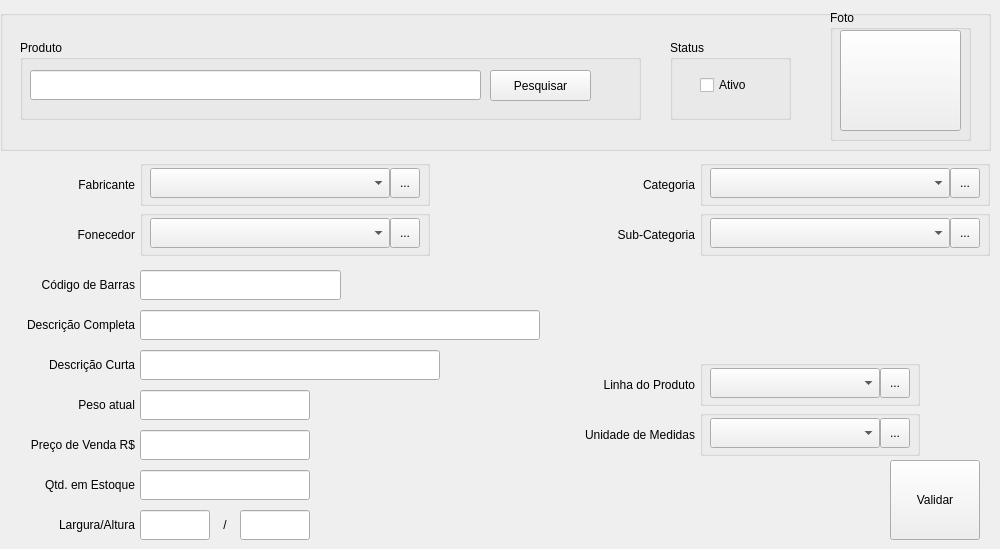
   <widget class="QWidget" name="DataOfProduct">
    <attribute name="title">
     <string>Dados do Produto</string>
    </attribute>
    <widget class="QGroupBox" name="GBSearchProduct">
     <property name="geometry">
      <rect>
       <x>0</x>
       <y>10</y>
       <width>991</width>
       <height>141</height>
      </rect>
     </property>
     <property name="title">
      <string/>
     </property>
     <widget class="QGroupBox" name="GBoxProduct">
      <property name="geometry">
       <rect>
        <x>20</x>
        <y>30</y>
        <width>621</width>
        <height>80</height>
       </rect>
      </property>
      <property name="title">
       <string>Produto</string>
      </property>
      <widget class="QLineEdit" name="LEditProduct">
       <property name="geometry">
        <rect>
         <x>10</x>
         <y>30</y>
         <width>451</width>
         <height>30</height>
        </rect>
       </property>
       <property name="toolTip">
        <string>Informar o Código do Produto para Pesquisar/Cadastrar...</string>
       </property>
       <property name="alignment">
        <set>Qt::AlignCenter</set>
       </property>
      </widget>
      <widget class="QToolButton" name="ToolButtonProductSearch">
       <property name="geometry">
        <rect>
         <x>470</x>
         <y>30</y>
         <width>101</width>
         <height>31</height>
        </rect>
       </property>
       <property name="text">
        <string>Pesquisar</string>
       </property>
      </widget>
     </widget>
     <widget class="QGroupBox" name="GBStatusProduct">
      <property name="geometry">
       <rect>
        <x>670</x>
        <y>30</y>
        <width>121</width>
        <height>80</height>
       </rect>
      </property>
      <property name="title">
       <string>Status</string>
      </property>
      <widget class="QCheckBox" name="CKBoxStatusProduct">
       <property name="geometry">
        <rect>
         <x>30</x>
         <y>30</y>
         <width>71</width>
         <height>30</height>
        </rect>
       </property>
       <property name="toolTip">
        <string>Marcar ou Desmarcar para Ativar/Inativar o Produto...</string>
       </property>
       <property name="text">
        <string>Ativo</string>
       </property>
      </widget>
     </widget>
     <widget class="QGroupBox" name="GBoxProductPic">
      <property name="geometry">
       <rect>
        <x>830</x>
        <y>0</y>
        <width>141</width>
        <height>131</height>
       </rect>
      </property>
      <property name="title">
       <string>Foto</string>
      </property>
      <widget class="QToolButton" name="TButtonProductImg">
       <property name="geometry">
        <rect>
         <x>10</x>
         <y>20</y>
         <width>121</width>
         <height>101</height>
        </rect>
       </property>
       <property name="toolTip">
        <string>Exibir imagem para atualização...</string>
       </property>
       <property name="text">
        <string/>
       </property>
       <property name="icon">
        <iconset resource="../images.qrc">
         <normaloff>:/images/PNG/128x128/system-software-update.png</normaloff>:/images/PNG/128x128/system-software-update.png</iconset>
       </property>
       <property name="iconSize">
        <size>
         <width>128</width>
         <height>128</height>
        </size>
       </property>
      </widget>
     </widget>
    </widget>
    <widget class="QToolButton" name="TButtonValidate">
     <property name="geometry">
      <rect>
       <x>890</x>
       <y>460</y>
       <width>90</width>
       <height>80</height>
      </rect>
     </property>
     <property name="toolTip">
      <string>Valida os Campos Obrigatórios...</string>
     </property>
     <property name="text">
      <string>Validar</string>
     </property>
     <property name="icon">
      <iconset resource="../images.qrc">
       <normaloff>:/images/PNG/120x120/120px-Gtk-refresh.png</normaloff>:/images/PNG/120x120/120px-Gtk-refresh.png</iconset>
     </property>
     <property name="iconSize">
      <size>
       <width>48</width>
       <height>48</height>
      </size>
     </property>
     <property name="toolButtonStyle">
      <enum>Qt::ToolButtonTextUnderIcon</enum>
     </property>
    </widget>
    <widget class="QLabel" name="LBProductWeight">
     <property name="geometry">
      <rect>
       <x>0</x>
       <y>390</y>
       <width>135</width>
       <height>30</height>
      </rect>
     </property>
     <property name="layoutDirection">
      <enum>Qt::LeftToRight</enum>
     </property>
     <property name="text">
      <string>Peso atual</string>
     </property>
     <property name="alignment">
      <set>Qt::AlignRight|Qt::AlignTrailing|Qt::AlignVCenter</set>
     </property>
    </widget>
    <widget class="QLineEdit" name="LEditProductWeight">
     <property name="geometry">
      <rect>
       <x>140</x>
       <y>390</y>
       <width>170</width>
       <height>30</height>
      </rect>
     </property>
     <property name="toolTip">
      <string>Informar o Peso do Produto...</string>
     </property>
     <property name="alignment">
      <set>Qt::AlignCenter</set>
     </property>
    </widget>
    <widget class="QLabel" name="LBProductPrice">
     <property name="geometry">
      <rect>
       <x>0</x>
       <y>430</y>
       <width>135</width>
       <height>30</height>
      </rect>
     </property>
     <property name="layoutDirection">
      <enum>Qt::LeftToRight</enum>
     </property>
     <property name="text">
      <string>Preço de Venda R$</string>
     </property>
     <property name="alignment">
      <set>Qt::AlignRight|Qt::AlignTrailing|Qt::AlignVCenter</set>
     </property>
    </widget>
    <widget class="QLineEdit" name="LEditProductPrice">
     <property name="geometry">
      <rect>
       <x>140</x>
       <y>430</y>
       <width>170</width>
       <height>30</height>
      </rect>
     </property>
     <property name="toolTip">
      <string>Exibe o Preço Proposto do Produto...</string>
     </property>
     <property name="alignment">
      <set>Qt::AlignCenter</set>
     </property>
    </widget>
    <widget class="QLabel" name="LBProductStock">
     <property name="geometry">
      <rect>
       <x>0</x>
       <y>470</y>
       <width>135</width>
       <height>30</height>
      </rect>
     </property>
     <property name="layoutDirection">
      <enum>Qt::LeftToRight</enum>
     </property>
     <property name="text">
      <string>Qtd. em Estoque</string>
     </property>
     <property name="alignment">
      <set>Qt::AlignRight|Qt::AlignTrailing|Qt::AlignVCenter</set>
     </property>
    </widget>
    <widget class="QLineEdit" name="LEditProductStock">
     <property name="geometry">
      <rect>
       <x>140</x>
       <y>470</y>
       <width>170</width>
       <height>30</height>
      </rect>
     </property>
     <property name="toolTip">
      <string>Exibe o Estoque atual do Produto...</string>
     </property>
     <property name="text">
      <string/>
     </property>
     <property name="alignment">
      <set>Qt::AlignCenter</set>
     </property>
    </widget>
    <widget class="QLabel" name="LBProductWidthAndHeight">
     <property name="geometry">
      <rect>
       <x>0</x>
       <y>510</y>
       <width>135</width>
       <height>30</height>
      </rect>
     </property>
     <property name="layoutDirection">
      <enum>Qt::LeftToRight</enum>
     </property>
     <property name="text">
      <string>Largura/Altura</string>
     </property>
     <property name="alignment">
      <set>Qt::AlignRight|Qt::AlignTrailing|Qt::AlignVCenter</set>
     </property>
    </widget>
    <widget class="QLineEdit" name="LEditProductHeight">
     <property name="geometry">
      <rect>
       <x>240</x>
       <y>510</y>
       <width>70</width>
       <height>30</height>
      </rect>
     </property>
     <property name="toolTip">
      <string>Informar a Altura do Produto...</string>
     </property>
     <property name="alignment">
      <set>Qt::AlignCenter</set>
     </property>
    </widget>
    <widget class="QLineEdit" name="LEditProductWidth">
     <property name="geometry">
      <rect>
       <x>140</x>
       <y>510</y>
       <width>70</width>
       <height>30</height>
      </rect>
     </property>
     <property name="toolTip">
      <string>Informar a Largura do Produto...</string>
     </property>
     <property name="alignment">
      <set>Qt::AlignCenter</set>
     </property>
    </widget>
    <widget class="QLabel" name="LBDelimitProduct1">
     <property name="geometry">
      <rect>
       <x>220</x>
       <y>510</y>
       <width>10</width>
       <height>30</height>
      </rect>
     </property>
     <property name="text">
      <string>/</string>
     </property>
     <property name="alignment">
      <set>Qt::AlignCenter</set>
     </property>
    </widget>
    <widget class="QLabel" name="LBProductBarCode">
     <property name="geometry">
      <rect>
       <x>0</x>
       <y>270</y>
       <width>135</width>
       <height>30</height>
      </rect>
     </property>
     <property name="layoutDirection">
      <enum>Qt::LeftToRight</enum>
     </property>
     <property name="text">
      <string>Código de Barras</string>
     </property>
     <property name="alignment">
      <set>Qt::AlignRight|Qt::AlignTrailing|Qt::AlignVCenter</set>
     </property>
    </widget>
    <widget class="QLineEdit" name="LEditProductBarCode">
     <property name="geometry">
      <rect>
       <x>140</x>
       <y>270</y>
       <width>201</width>
       <height>30</height>
      </rect>
     </property>
     <property name="toolTip">
      <string>Informar o Código de Barras do Produto...</string>
     </property>
     <property name="alignment">
      <set>Qt::AlignCenter</set>
     </property>
    </widget>
    <widget class="QLabel" name="LBFullProductName">
     <property name="geometry">
      <rect>
       <x>0</x>
       <y>310</y>
       <width>135</width>
       <height>30</height>
      </rect>
     </property>
     <property name="layoutDirection">
      <enum>Qt::LeftToRight</enum>
     </property>
     <property name="text">
      <string>Descrição Completa</string>
     </property>
     <property name="alignment">
      <set>Qt::AlignRight|Qt::AlignTrailing|Qt::AlignVCenter</set>
     </property>
    </widget>
    <widget class="QLineEdit" name="LEditFullProductName">
     <property name="geometry">
      <rect>
       <x>140</x>
       <y>310</y>
       <width>400</width>
       <height>30</height>
      </rect>
     </property>
     <property name="toolTip">
      <string>Informar a Descrição completa do Produto...</string>
     </property>
     <property name="alignment">
      <set>Qt::AlignCenter</set>
     </property>
    </widget>
    <widget class="QLabel" name="LBShortProductName">
     <property name="geometry">
      <rect>
       <x>0</x>
       <y>350</y>
       <width>135</width>
       <height>30</height>
      </rect>
     </property>
     <property name="layoutDirection">
      <enum>Qt::LeftToRight</enum>
     </property>
     <property name="text">
      <string>Descrição Curta</string>
     </property>
     <property name="alignment">
      <set>Qt::AlignRight|Qt::AlignTrailing|Qt::AlignVCenter</set>
     </property>
    </widget>
    <widget class="QLineEdit" name="LEditShortProductName">
     <property name="geometry">
      <rect>
       <x>140</x>
       <y>350</y>
       <width>300</width>
       <height>30</height>
      </rect>
     </property>
     <property name="toolTip">
      <string>Informar a Descrição curta do Produto...</string>
     </property>
     <property name="alignment">
      <set>Qt::AlignCenter</set>
     </property>
    </widget>
    <widget class="QLabel" name="LBProductFactory">
     <property name="geometry">
      <rect>
       <x>0</x>
       <y>170</y>
       <width>135</width>
       <height>30</height>
      </rect>
     </property>
     <property name="layoutDirection">
      <enum>Qt::LeftToRight</enum>
     </property>
     <property name="text">
      <string>Fabricante</string>
     </property>
     <property name="alignment">
      <set>Qt::AlignRight|Qt::AlignTrailing|Qt::AlignVCenter</set>
     </property>
    </widget>
    <widget class="QLabel" name="LBProductSupplier">
     <property name="geometry">
      <rect>
       <x>0</x>
       <y>220</y>
       <width>135</width>
       <height>30</height>
      </rect>
     </property>
     <property name="layoutDirection">
      <enum>Qt::LeftToRight</enum>
     </property>
     <property name="text">
      <string>Fonecedor</string>
     </property>
     <property name="alignment">
      <set>Qt::AlignRight|Qt::AlignTrailing|Qt::AlignVCenter</set>
     </property>
    </widget>
    <widget class="QLabel" name="LBProductCategory">
     <property name="geometry">
      <rect>
       <x>560</x>
       <y>170</y>
       <width>135</width>
       <height>30</height>
      </rect>
     </property>
     <property name="layoutDirection">
      <enum>Qt::LeftToRight</enum>
     </property>
     <property name="text">
      <string>Categoria</string>
     </property>
     <property name="alignment">
      <set>Qt::AlignRight|Qt::AlignTrailing|Qt::AlignVCenter</set>
     </property>
    </widget>
    <widget class="QLabel" name="LBProductSubCategory">
     <property name="geometry">
      <rect>
       <x>560</x>
       <y>220</y>
       <width>135</width>
       <height>30</height>
      </rect>
     </property>
     <property name="layoutDirection">
      <enum>Qt::LeftToRight</enum>
     </property>
     <property name="text">
      <string>Sub-Categoria</string>
     </property>
     <property name="alignment">
      <set>Qt::AlignRight|Qt::AlignTrailing|Qt::AlignVCenter</set>
     </property>
    </widget>
    <widget class="QLabel" name="LBProductLine">
     <property name="geometry">
      <rect>
       <x>560</x>
       <y>370</y>
       <width>135</width>
       <height>30</height>
      </rect>
     </property>
     <property name="layoutDirection">
      <enum>Qt::LeftToRight</enum>
     </property>
     <property name="text">
      <string>Linha do Produto</string>
     </property>
     <property name="alignment">
      <set>Qt::AlignRight|Qt::AlignTrailing|Qt::AlignVCenter</set>
     </property>
    </widget>
    <widget class="QLabel" name="LBProductUnitOfMeasure">
     <property name="geometry">
      <rect>
       <x>560</x>
       <y>420</y>
       <width>135</width>
       <height>30</height>
      </rect>
     </property>
     <property name="layoutDirection">
      <enum>Qt::LeftToRight</enum>
     </property>
     <property name="text">
      <string>Unidade de Medidas</string>
     </property>
     <property name="alignment">
      <set>Qt::AlignRight|Qt::AlignTrailing|Qt::AlignVCenter</set>
     </property>
    </widget>
    <widget class="QGroupBox" name="GBoxFactory">
     <property name="geometry">
      <rect>
       <x>140</x>
       <y>160</y>
       <width>290</width>
       <height>46</height>
      </rect>
     </property>
     <property name="title">
      <string/>
     </property>
     <widget class="QComboBox" name="CBoxProductFactory">
      <property name="geometry">
       <rect>
        <x>10</x>
        <y>8</y>
        <width>240</width>
        <height>30</height>
       </rect>
      </property>
      <property name="toolTip">
       <string>Selecionar o Fabricante do Produto...</string>
      </property>
     </widget>
     <widget class="QToolButton" name="TButtonToolFactory">
      <property name="geometry">
       <rect>
        <x>250</x>
        <y>8</y>
        <width>30</width>
        <height>30</height>
       </rect>
      </property>
      <property name="toolTip">
       <string>Permite fazer alteração nos itens dos Fabricantes...</string>
      </property>
      <property name="text">
       <string>...</string>
      </property>
      <property name="icon">
       <iconset resource="../images.qrc">
        <normaloff>:/images/PNG/128x128/advancedsettings.png</normaloff>:/images/PNG/128x128/advancedsettings.png</iconset>
      </property>
     </widget>
    </widget>
    <widget class="QGroupBox" name="GBoxSupplier">
     <property name="geometry">
      <rect>
       <x>140</x>
       <y>210</y>
       <width>290</width>
       <height>46</height>
      </rect>
     </property>
     <property name="title">
      <string/>
     </property>
     <widget class="QComboBox" name="CBoxProductSupplier">
      <property name="geometry">
       <rect>
        <x>10</x>
        <y>8</y>
        <width>240</width>
        <height>30</height>
       </rect>
      </property>
      <property name="toolTip">
       <string>Selecionar o Fornecedor do Produto...</string>
      </property>
     </widget>
     <widget class="QToolButton" name="TButtonToolSupplier">
      <property name="geometry">
       <rect>
        <x>250</x>
        <y>8</y>
        <width>30</width>
        <height>30</height>
       </rect>
      </property>
      <property name="toolTip">
       <string>Permite fazer alteração nos itens dos Fornecedores...</string>
      </property>
      <property name="text">
       <string>...</string>
      </property>
      <property name="icon">
       <iconset resource="../images.qrc">
        <normaloff>:/images/PNG/128x128/advancedsettings.png</normaloff>:/images/PNG/128x128/advancedsettings.png</iconset>
      </property>
     </widget>
    </widget>
    <widget class="QGroupBox" name="GBoxCategory">
     <property name="geometry">
      <rect>
       <x>700</x>
       <y>160</y>
       <width>290</width>
       <height>46</height>
      </rect>
     </property>
     <property name="title">
      <string/>
     </property>
     <widget class="QComboBox" name="CBoxProductCategory">
      <property name="geometry">
       <rect>
        <x>10</x>
        <y>8</y>
        <width>240</width>
        <height>30</height>
       </rect>
      </property>
      <property name="toolTip">
       <string>Selecionar a Categoria do Produto...</string>
      </property>
     </widget>
     <widget class="QToolButton" name="TButtonToolCategory">
      <property name="geometry">
       <rect>
        <x>250</x>
        <y>8</y>
        <width>30</width>
        <height>30</height>
       </rect>
      </property>
      <property name="toolTip">
       <string>Permite fazer alteração nos itens das Categorias...</string>
      </property>
      <property name="text">
       <string>...</string>
      </property>
      <property name="icon">
       <iconset resource="../images.qrc">
        <normaloff>:/images/PNG/128x128/advancedsettings.png</normaloff>:/images/PNG/128x128/advancedsettings.png</iconset>
      </property>
     </widget>
    </widget>
    <widget class="QGroupBox" name="GBoxSubCategory">
     <property name="geometry">
      <rect>
       <x>700</x>
       <y>210</y>
       <width>290</width>
       <height>46</height>
      </rect>
     </property>
     <property name="title">
      <string/>
     </property>
     <widget class="QComboBox" name="CBoxProductSubCategory">
      <property name="geometry">
       <rect>
        <x>10</x>
        <y>8</y>
        <width>240</width>
        <height>30</height>
       </rect>
      </property>
      <property name="toolTip">
       <string>Selecionar a Sub-Categoria do Produto...</string>
      </property>
     </widget>
     <widget class="QToolButton" name="TButtonToolSubCategory">
      <property name="geometry">
       <rect>
        <x>250</x>
        <y>8</y>
        <width>30</width>
        <height>30</height>
       </rect>
      </property>
      <property name="toolTip">
       <string>Permite fazer alteração nos itens das Sub-Categorias...</string>
      </property>
      <property name="text">
       <string>...</string>
      </property>
      <property name="icon">
       <iconset resource="../images.qrc">
        <normaloff>:/images/PNG/128x128/advancedsettings.png</normaloff>:/images/PNG/128x128/advancedsettings.png</iconset>
      </property>
     </widget>
    </widget>
    <widget class="QGroupBox" name="GBoxProductLine">
     <property name="geometry">
      <rect>
       <x>700</x>
       <y>360</y>
       <width>220</width>
       <height>46</height>
      </rect>
     </property>
     <property name="title">
      <string/>
     </property>
     <widget class="QComboBox" name="CBoxProductLine">
      <property name="geometry">
       <rect>
        <x>10</x>
        <y>8</y>
        <width>170</width>
        <height>30</height>
       </rect>
      </property>
      <property name="toolTip">
       <string>Selecionar a Linha do Produto...</string>
      </property>
     </widget>
     <widget class="QToolButton" name="TButtonToolProductLine">
      <property name="geometry">
       <rect>
        <x>180</x>
        <y>8</y>
        <width>30</width>
        <height>30</height>
       </rect>
      </property>
      <property name="toolTip">
       <string>Permite fazer alteração nos itens das Linhas de Produtos...</string>
      </property>
      <property name="text">
       <string>...</string>
      </property>
      <property name="icon">
       <iconset resource="../images.qrc">
        <normaloff>:/images/PNG/128x128/advancedsettings.png</normaloff>:/images/PNG/128x128/advancedsettings.png</iconset>
      </property>
     </widget>
    </widget>
    <widget class="QGroupBox" name="GBoxProductUnitOfMeasure">
     <property name="geometry">
      <rect>
       <x>700</x>
       <y>410</y>
       <width>220</width>
       <height>46</height>
      </rect>
     </property>
     <property name="title">
      <string/>
     </property>
     <widget class="QComboBox" name="CBoxProductUnitOfMeasure">
      <property name="geometry">
       <rect>
        <x>10</x>
        <y>8</y>
        <width>170</width>
        <height>30</height>
       </rect>
      </property>
      <property name="toolTip">
       <string>Selecionar o Tipo de Unidade de Medidas do Produto...</string>
      </property>
     </widget>
     <widget class="QToolButton" name="TButtonToolProductUnitOfMeasure">
      <property name="geometry">
       <rect>
        <x>180</x>
        <y>8</y>
        <width>30</width>
        <height>30</height>
       </rect>
      </property>
      <property name="toolTip">
       <string>Permite fazer alteração nos itens das Unidades de Medidas...</string>
      </property>
      <property name="text">
       <string>...</string>
      </property>
      <property name="icon">
       <iconset resource="../images.qrc">
        <normaloff>:/images/PNG/128x128/advancedsettings.png</normaloff>:/images/PNG/128x128/advancedsettings.png</iconset>
      </property>
     </widget>
    </widget>
   </widget>
